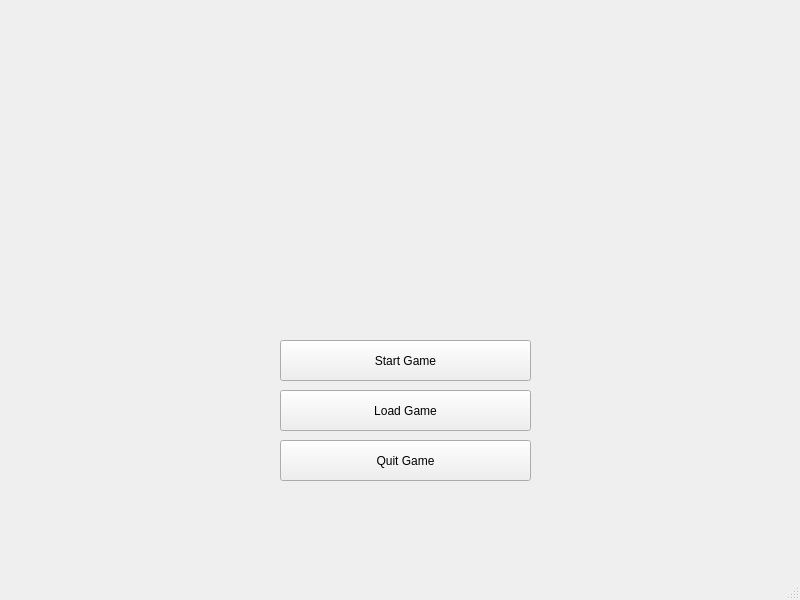
<?xml version="1.0" encoding="UTF-8"?>
<ui version="4.0">
 <class>MainWindow</class>
 <widget class="QMainWindow" name="MainWindow">
  <property name="geometry">
   <rect>
    <x>0</x>
    <y>0</y>
    <width>800</width>
    <height>600</height>
   </rect>
  </property>
  <property name="windowTitle">
   <string>MainWindow</string>
  </property>
  <widget class="QWidget" name="centralwidget">
   <widget class="QPushButton" name="start_button">
    <property name="geometry">
     <rect>
      <x>280</x>
      <y>340</y>
      <width>251</width>
      <height>41</height>
     </rect>
    </property>
    <property name="text">
     <string>Start Game</string>
    </property>
   </widget>
   <widget class="QPushButton" name="load_button">
    <property name="geometry">
     <rect>
      <x>280</x>
      <y>390</y>
      <width>251</width>
      <height>41</height>
     </rect>
    </property>
    <property name="text">
     <string>Load Game</string>
    </property>
   </widget>
   <widget class="QLabel" name="label">
    <property name="geometry">
     <rect>
      <x>210</x>
      <y>30</y>
      <width>411</width>
      <height>91</height>
     </rect>
    </property>
    <property name="text">
     <string/>
    </property>
    <property name="pixmap">
     <pixmap resource="resources.qrc">:/resource/brand/TANKOOP.png</pixmap>
    </property>
   </widget>
   <widget class="QPushButton" name="quit_button">
    <property name="geometry">
     <rect>
      <x>280</x>
      <y>440</y>
      <width>251</width>
      <height>41</height>
     </rect>
    </property>
    <property name="text">
     <string>Quit Game</string>
    </property>
   </widget>
   <widget class="QLabel" name="label_2">
    <property name="geometry">
     <rect>
      <x>310</x>
      <y>120</y>
      <width>181</width>
      <height>201</height>
     </rect>
    </property>
    <property name="text">
     <string/>
    </property>
    <property name="pixmap">
     <pixmap resource="resources.qrc">:/resource/brand/diep_logo.png</pixmap>
    </property>
   </widget>
  </widget>
  <widget class="QMenuBar" name="menubar">
   <property name="geometry">
    <rect>
     <x>0</x>
     <y>0</y>
     <width>800</width>
     <height>24</height>
    </rect>
   </property>
  </widget>
  <widget class="QStatusBar" name="statusbar"/>
 </widget>
 <resources>
  <include location="resources.qrc"/>
 </resources>
 <connections/>
</ui>
